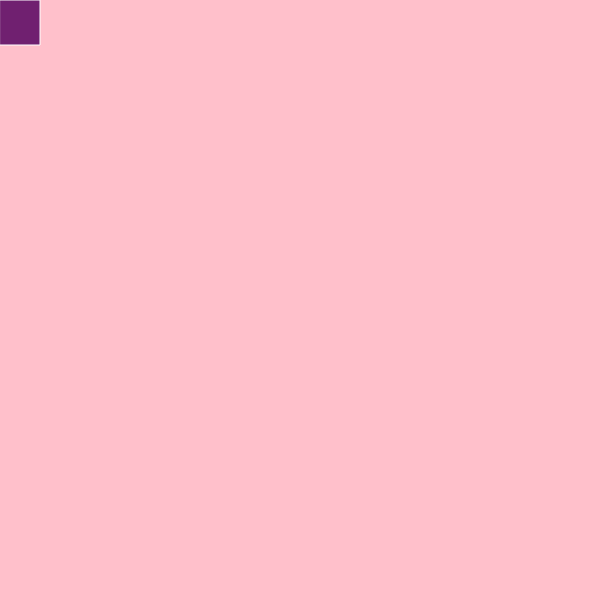
Frame 1 (no input)
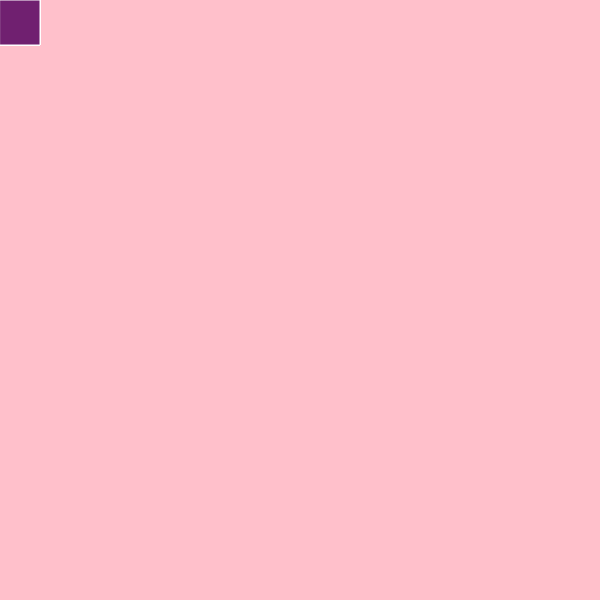
Frame 60 (no input)
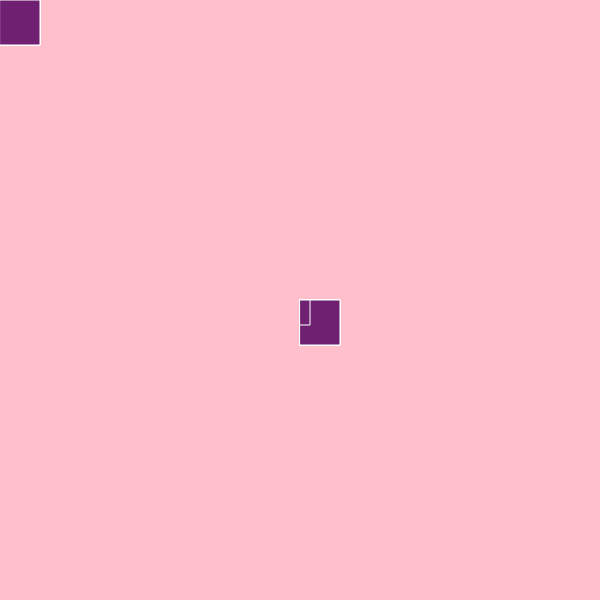
Frame 120 (the mouse pressed at the canvas centre since frame 60)

The p5.js sketch that drew these frames (run headless with seeded random() and noise() and a simulated clock; from frame 60 on, the mouse is pressed at the canvas centre):

// p5.js sketch
// ── sketch.js
function setup() {
 
    createCanvas(600, 600);
      background("pink");
  
  }
  
  function draw() {
    
     stroke("white")
     fill("rgb(112,32,112)")
    rect(mouseX,mouseY,40,45)
    // console.log(mouseIsPressed)
    
    if (mouseIsPressed) { 
   rect(mouseX, mouseY, 10, 25);
   }
  }
